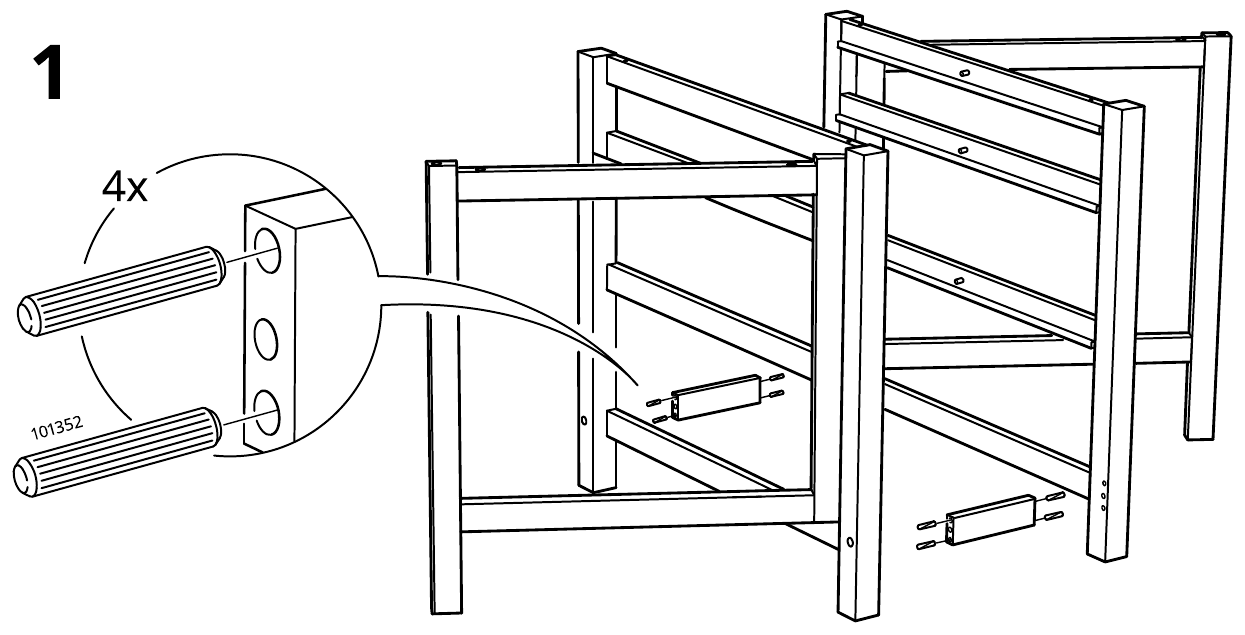
#> input picture img/s1.png, 1245 x 635 px, given in place of bk-06.png, which was not available
$ python build.py
#> lines starting #> are read from the running program, lines starting #| are printed output that depends on the picture
import json,re,os,warnings
warnings.filterwarnings("ignore")
from PIL import Image,ImageChops
N='../nord/'
S=json.load(open('steps.json',encoding='utf8'));ids=[s['id'] for s in S];byid={s['id']:s for s in S}
#> (reads src/products/billy-corner/steps.json from the repository)
def crop(src,pg,cr,out):
#> called with src = 'bk', pg = 6, out = 'img/sB1.png'
    i=Image.open(f"p/{src}-{pg:02d}.png" if src!='cn' else f"p/cn-{pg}.png").convert('L');w,h=i.size;x0,y0,x1,y1=cr;c=i.crop((int(x0*w),int(y0*h),int(x1*w),int(y1*h)));b=ImageChops.invert(c).point(lambda v:255 if v>40 else 0).getbbox();c=c.crop((max(b[0]-12,0),max(b[1]-12,0),min(b[2]+12,c.width),min(b[3]+12,c.height)));c.quantize(16).save(out,optimize=True)
#> after `w, h = i.size`: w = 1245; h = 635
#> after `c = i.crop((int(x0 * w), int(y0 * h), int(x1 * w), int(y1 * h)))`:
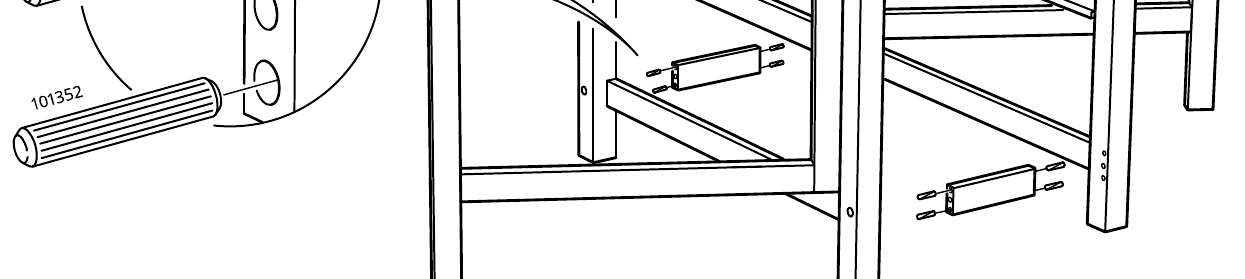
#> c: PIL image 1245x279 L; min 0, max 255, mean 235.8
#> after `b = ImageChops.invert(c).point(lambda v: 255 if v > 40 else 0).getbbox`: b = (12, 0, 1220, 279)
#> after `c = c.crop((max(b[0] - 12, 0), max(b[1] - 12, 0), min(b[2] + 12, c.wid`:
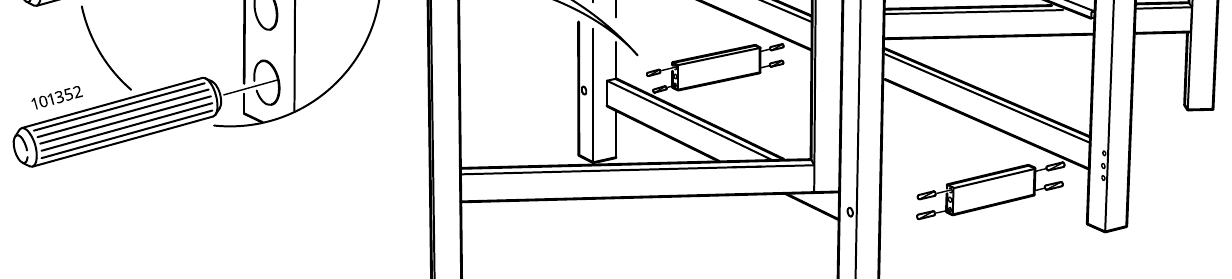
#> c: PIL image 1232x279 L; min 0, max 255, mean 235.6
os.makedirs('img/c',exist_ok=True)
for s in S:crop(s['src'],s['page'],s['crop'],f"img/s{s['id']}.png")
#> pass 2 of the loop `for s in S:crop(s['src'],s['page'],s['crop'],f"img/s{s['id']}.png")`:
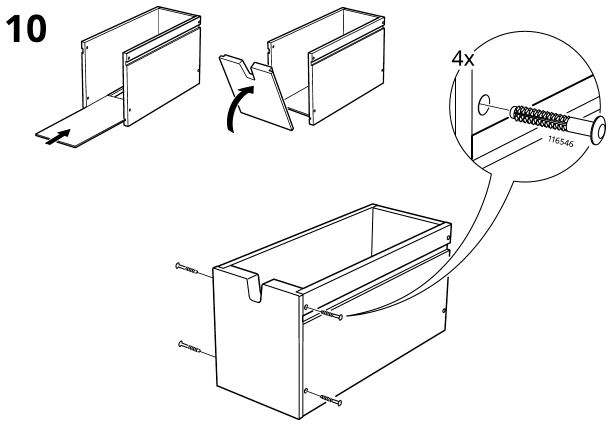
#> input picture img/s10.png, 1224 x 852 px, given in place of bk-07.png, which was not available (shown at 1/2 size)
#> i: PIL image 1224x852 L
#> in crop (call 2), `c = i.crop((int(x0 * w), int(y0 * h), int(x1 * w), int(y1 * h)))`:
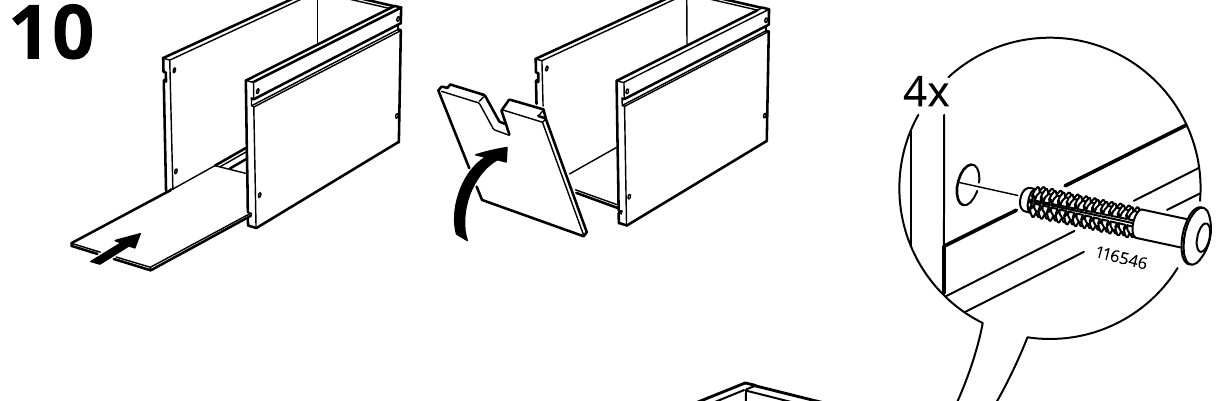
#> c: PIL image 1224x401 L; min 0, max 255, mean 241.9
#> b = (12, 0, 1212, 401)
#> (the run stopped early here; a loop or call above may not have finished)
